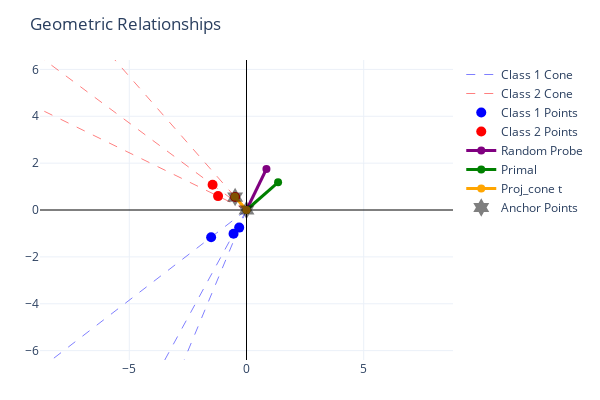

The notebook cell saved with this chart:
### Code cell
plot_cone_geometry(G, M, t_k, primal, w, anchor_points)
# even if lagrange multipliers are small, they will be close to points, since z_dual*G/z_dual

### Figure 1 — Plotly figure (JSON) as saved in the notebook; plotly's stock layout.template omitted (floating-point values rounded to 4 significant figures)
{"data": [{"hoverinfo": "skip", "line": {"color": "blue", "dash": "dash", "width": 1}, "mode": "lines", "name": "Class 1 Cone", "opacity": 0.5, "type": "scatter", "x": [0, -4.991, null, 0, -24.15, null, 0, -8.842, null], "y": [0, -12.01, null, 0, -18.57, null, 0, -16.23, null]}, {"hoverinfo": "skip", "line": {"color": "red", "dash": "dash", "width": 1}, "mode": "lines", "name": "Class 2 Cone", "opacity": 0.5, "type": "scatter", "x": [0, -23.15, null, 0, -7.767, null, 0, -19.41, null], "y": [0, 17.19, null, 0, 8.853, null, 0, 9.478, null]}, {"marker": {"color": "blue", "size": 10}, "mode": "markers", "name": "Class 1 Points", "type": "scatter", "x": [-0.3119, -1.509, -0.5526], "y": [-0.7504, -1.161, -1.014]}, {"marker": {"color": "red", "size": 10}, "mode": "markers", "name": "Class 2 Points", "type": "scatter", "x": [-1.447, -0.4854, -1.213], "y": [1.074, 0.5533, 0.5924]}, {"line": {"color": "purple", "width": 3}, "marker": {"color": "purple", "size": 8}, "mode": "lines+markers", "name": "Random Probe", "type": "scatter", "x": [0, 0.8506], "y": [0, 1.748]}, {"line": {"color": "green", "width": 3}, "marker": {"color": "green", "size": 8}, "mode": "lines+markers", "name": "Primal", "type": "scatter", "x": [0, 1.347], "y": [0, 1.182]}, {"line": {"color": "orange", "width": 3}, "marker": {"color": "orange", "size": 8}, "mode": "lines+markers", "name": "Proj_cone t", "type": "scatter", "x": [0, -0.4967], "y": [0, 0.5662]}, {"marker": {"color": "black", "opacity": 0.5, "size": 14, "symbol": "hexagram"}, "mode": "markers", "name": "Anchor Points", "type": "scatter", "x": [0.0, -0.4854], "y": [0.0, 0.5533]}], "layout": {"height": 400, "margin": {"b": 40, "l": 40, "r": 40, "t": 60}, "title": {"text": "Geometric Relationships"}, "width": 600, "xaxis": {"range": [-6.4, 6.4], "zeroline": true, "zerolinecolor": "black", "zerolinewidth": 1}, "yaxis": {"range": [-6.4, 6.4], "scaleanchor": "x", "scaleratio": 1, "zeroline": true, "zerolinecolor": "black", "zerolinewidth": 1}}}
